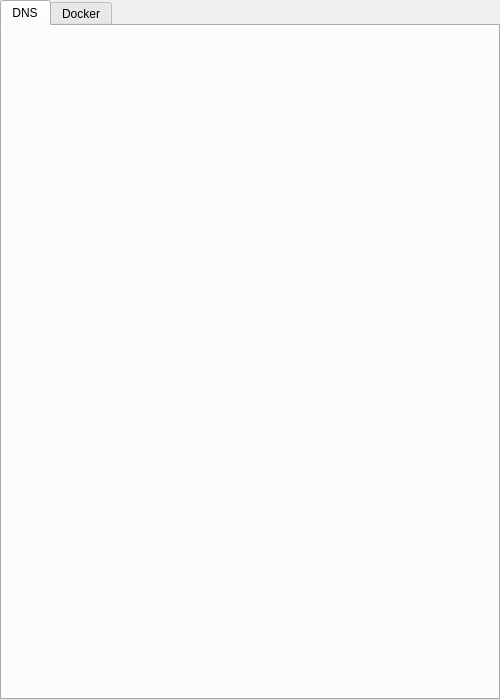
<?xml version="1.0" encoding="UTF-8"?>
<ui version="4.0">
 <class>MainWindow</class>
 <widget class="QMainWindow" name="MainWindow">
  <property name="geometry">
   <rect>
    <x>0</x>
    <y>0</y>
    <width>500</width>
    <height>700</height>
   </rect>
  </property>
  <property name="sizePolicy">
   <sizepolicy hsizetype="Fixed" vsizetype="Fixed">
    <horstretch>0</horstretch>
    <verstretch>0</verstretch>
   </sizepolicy>
  </property>
  <property name="minimumSize">
   <size>
    <width>500</width>
    <height>700</height>
   </size>
  </property>
  <property name="maximumSize">
   <size>
    <width>500</width>
    <height>700</height>
   </size>
  </property>
  <property name="windowTitle">
   <string>403 Unlocker</string>
  </property>
  <widget class="QWidget" name="centralwidget">
   <layout class="QHBoxLayout" name="horizontalLayout">
    <property name="leftMargin">
     <number>0</number>
    </property>
    <property name="topMargin">
     <number>0</number>
    </property>
    <property name="rightMargin">
     <number>0</number>
    </property>
    <property name="bottomMargin">
     <number>0</number>
    </property>
    <item>
     <widget class="QTabWidget" name="mainTabWidget">
      <property name="currentIndex">
       <number>0</number>
      </property>
      <widget class="QWidget" name="dnsTab">
       <attribute name="title">
        <string>DNS</string>
       </attribute>
       <layout class="QVBoxLayout" name="dnsTabLayout">
        <property name="leftMargin">
         <number>0</number>
        </property>
        <property name="topMargin">
         <number>0</number>
        </property>
        <property name="rightMargin">
         <number>0</number>
        </property>
        <property name="bottomMargin">
         <number>0</number>
        </property>
        <item>
         <widget class="QStackedWidget" name="dnsStackedWidget">
          <property name="currentIndex">
           <number>0</number>
          </property>
          <widget class="QWidget" name="dnsPage"/>
          <widget class="QWidget" name="dnsLogPage"/>
         </widget>
        </item>
       </layout>
      </widget>
      <widget class="QWidget" name="dockerTab">
       <attribute name="title">
        <string>Docker</string>
       </attribute>
       <layout class="QVBoxLayout" name="dockerTabLayout">
        <property name="leftMargin">
         <number>0</number>
        </property>
        <property name="topMargin">
         <number>0</number>
        </property>
        <property name="rightMargin">
         <number>0</number>
        </property>
        <property name="bottomMargin">
         <number>0</number>
        </property>
        <item>
         <widget class="QStackedWidget" name="dockerStackedWidget">
          <property name="currentIndex">
           <number>0</number>
          </property>
          <widget class="QWidget" name="dockerPage"/>
          <widget class="QWidget" name="dockerLogPage"/>
         </widget>
        </item>
       </layout>
      </widget>
     </widget>
    </item>
   </layout>
  </widget>
 </widget>
 <resources/>
 <connections/>
</ui>
